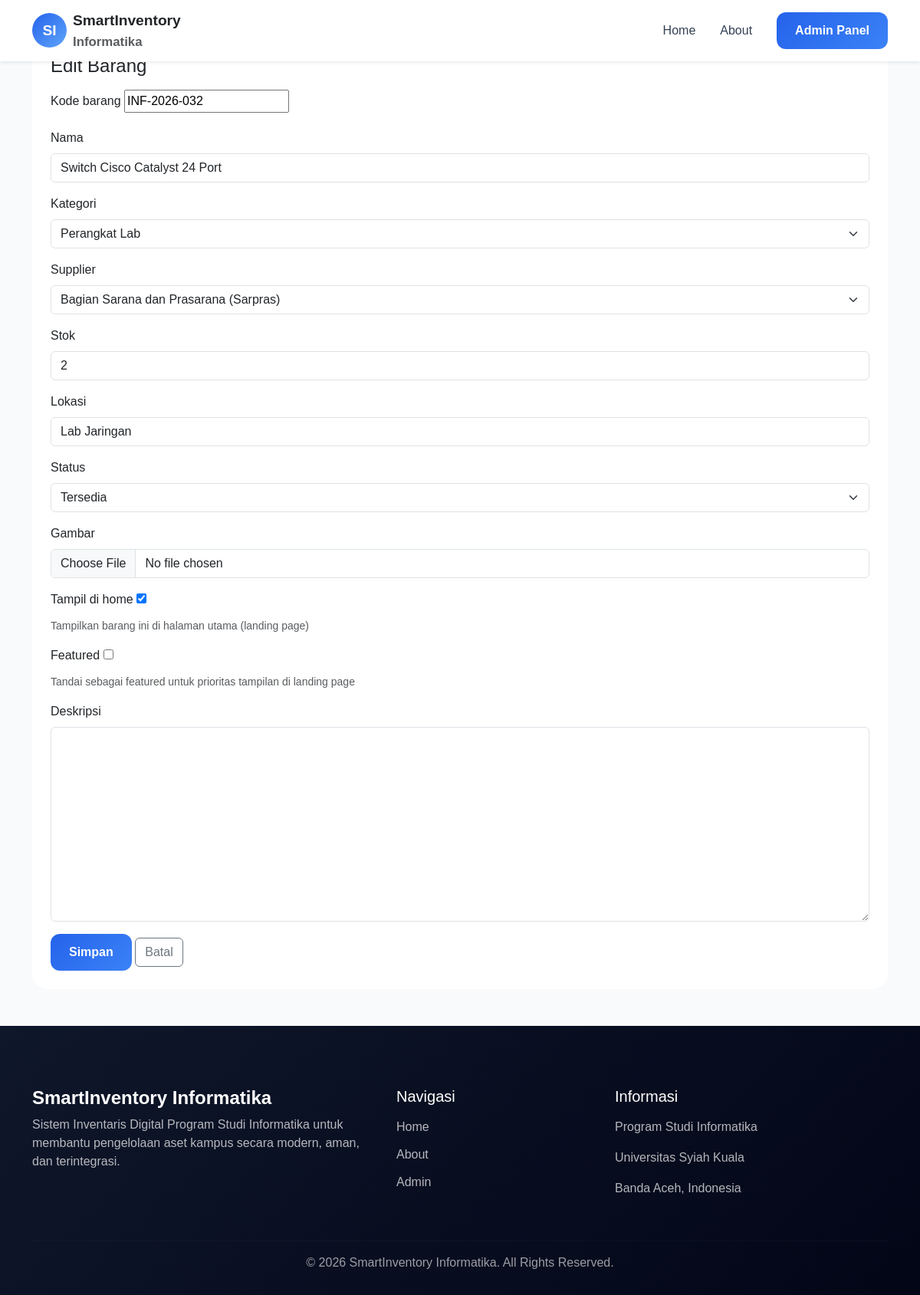
Screenshot of /dashboard/barang/edit/32/ (signed in) with the database file from the repository.
### inventory/models.py (models this page shows, shortened)
class Barang(models.Model):
    STATUS_CHOICES = (
        ('Tersedia', 'Tersedia'),
        ('Dipinjam', 'Dipinjam'),
        ('Rusak', 'Rusak'),
    )
    kode_barang = models.CharField(
        max_length=30,
        unique=True,
        blank=True
    )
    nama = models.CharField(
        max_length=200
    )
    kategori = models.ForeignKey(
        Kategori,
        on_delete=models.CASCADE
    )
    supplier = models.ForeignKey(
        Supplier,
        on_delete=models.CASCADE
    )
    stok = models.IntegerField()
    lokasi = models.CharField(
        max_length=200
    )
    status = models.CharField(
        max_length=20,
        choices=STATUS_CHOICES,
        default='Tersedia'
    )
    gambar = models.ImageField(
        upload_to='barang/',
        blank=True,
        null=True
    )
    tampil_di_home = models.BooleanField(
        default=True,
        help_text='Tampilkan barang ini di halaman utama (landing page)'
    )
    featured = models.BooleanField(
        default=False,
        help_text='Tandai sebagai featured untuk prioritas tampilan di landing page'
    )
    deskripsi = models.TextField(
        blank=True,
        null=True
    )
    created_at = models.DateTimeField(
        auto_now_add=True
    )

### inventory/views.py (the view, shortened to what this page needs)
@login_required
def barang_update(request, pk):
    barang = get_object_or_404(
        Barang,
        pk=pk
    )
    form = BarangForm(
        request.POST or None,
        request.FILES or None,
        instance=barang
    )
    context = {
        'form': form
    }
    return render(
        request,
        'dashboard/barang/form.html',
        context
    )

### inventory/models.py (called while the page is built)
    def __str__(self):
        return self.nama

    def __str__(self):
        return self.nama

### inventory/templates/dashboard/barang/form.html (shortened to what this page needs)
{% extends 'public/base_public.html' %}
{% block content %}
<section class="py-5">
    <div class="container">
        <div class="card p-4">
            <h4 class="mb-3">{% if form.instance.pk %}Edit Barang{% else %}Tambah Barang{% endif %}</h4>
            <form method="post" enctype="multipart/form-data">
                {% for field in form %}
                <div class="mb-3">
                    <label class="form-label">{{ field.label }}</label>
                    {{ field }}
                    {% if field.help_text %}<div class="form-text">{{ field.help_text }}</div>{% endif %}
                </div>
                {% endfor %}
                <div>
                    <button class="btn btn-primary">Simpan</button>
                    <a href="{% url 'barang_list' %}" class="btn btn-outline-secondary">Batal</a>
                </div>
            </form>
        </div>
    </div>
</section>
{% endblock %}

### inventory/static/css/style.css (style rules this page uses)
body { font-family: 'Poppins', sans-serif; background: #f8fafc; color: #1e293b; overflow-x: hidden; }
a { text-decoration: none; }
section { padding-top: 80px; }
.btn-primary { border: none; border-radius: 12px; padding: 12px 24px; font-weight: 600; background: linear-gradient( 135deg, #2563eb, #3b82f6 ); transition: 0.3s; }
.card { border: none !important; border-radius: 20px; overflow: hidden; transition: 0.3s; }

### rows the page displays
Barang: form "INF-2026-032" "Switch Cisco Catalyst 24 Port" "Perangkat Lab" "Bagian Sarana dan Prasarana (Sarpras)" "2" "Lab Jaringan" "Tersedia" "☑"

### other values shown
{{ field.label }} "Kode barang" "Nama" "Kategori" "Supplier" "Stok" "Lokasi" "Status" "Gambar" "Tampil di home" "Featured" "Deskripsi"
{{ field.help_text }} "Tampilkan barang ini di halaman utama (landing page)" "Tandai sebagai featured untuk prioritas tampilan di landing page"
